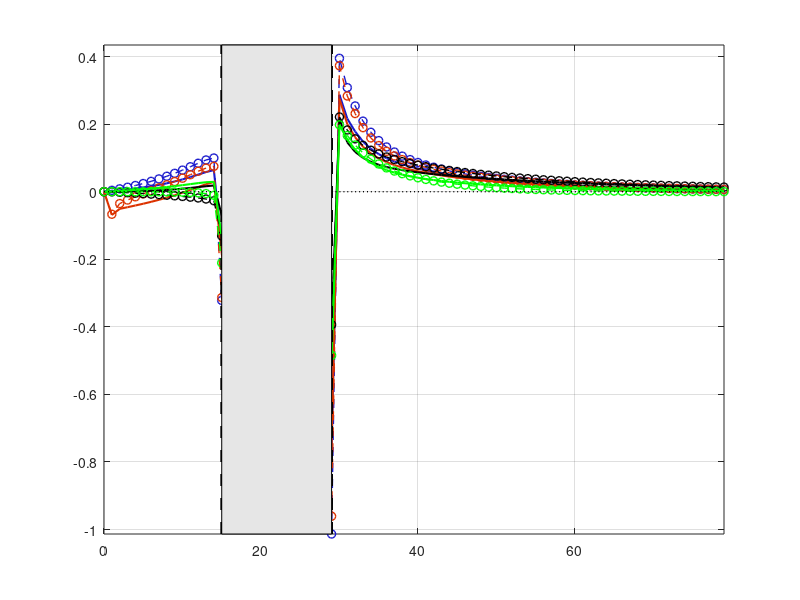

Reproduce this figure in MATLAB. (Note: this script raises an error after producing the figure.)
clear all; clc;

addpath(genpath([cd '\Codes']));
% Graphs
path_g       = [cd '\Graphs'];
imprime      = @(x) print( gcf, '-depsc2', [path_g filesep x]);
imprpdf      = @(x) eps2pdf( [path_g filesep x '.eps']);
formataxis   = @(x) set(x, 'Fontname', 'Times', 'FontWeight', 'normal', 'Fontsize', 19, 'Box', 'On', 'PlotBoxAspectRatio', [1 0.75 1]);
formatlegend = @(x) set(legend, 'Location', x, 'Orientation', 'Vertical', 'Box', 'On', 'Fontsize', 20, 'Fontangle', 'normal');
label_x      = @(x) xlabel(x,'Fontname', 'Times', 'FontWeight', 'normal', 'Fontsize', 15,'interpreter','latex');
label_y      = @(x) ylabel(x,'Fontname', 'Times', 'FontWeight', 'normal', 'Fontsize', 15,'interpreter','latex');
label_z      = @(x) zlabel(x,'Fontname', 'Times', 'FontWeight', 'normal', 'Fontsize', 15,'interpreter','latex');
otitle       = @(x) title(x, 'Fontname', 'Times', 'FontWeight', 'normal', 'Fontsize', 15,'interpreter','latex');


t_plotmax = 80;
Periods = (1:1:100);
color1_ss   =[0.1 0.1 0.8]; %color2_ss = color1_ss; color3_ss = color1_ss;
color2_ss   = [220 50 0]/255;%[0.8 0.4 0.4];
color3_ss   = [200 200 200]/255;%[0.6 0.8 0.6];
color4_ss   = [200 255 0]/255;%[0.6 0.8 0.6];
color5_ss   = [255 255 255]*0;%/255;%[0.6 0.8 0.6];

load('DDfp_ext1.mat');
s_plotmax = round(numel(s_vec)/4);
[X,Y]     = meshgrid((1:t_plotmax)',s_vec(1:s_plotmax));
ds        = s_vec(2)-s_vec(1);

endopath1 = endopath;
steady1   = steady;
Es1       = sum(endopath.f_t(:,1:t_plotmax).*repmat(s_vec,1,t_plotmax))*ds;
Vs1       = sum(endopath.f_t(:,1:t_plotmax).*(bsxfun(@minus,s_vec,Es1).^2))*ds;

load('DDfp_ext2.mat');
endopath2 = endopath;
steady2 = steady;
Es2       = sum(endopath.f_t(:,1:t_plotmax).*repmat(s_vec,1,t_plotmax))*ds;
Vs2       = sum(endopath.f_t(:,1:t_plotmax).*(bsxfun(@minus,s_vec,Es2).^2))*ds;

load('DDrp_ext1.mat');
endopath3 = endopath;
steady3   = steady;
Es3       = sum(endopath.f_t(:,1:t_plotmax).*repmat(s_vec,1,t_plotmax))*ds;
Vs3       = sum(endopath.f_t(:,1:t_plotmax).*(bsxfun(@minus,s_vec,Es3).^2))*ds;

load('DDrp_ext2.mat');
endopath4 = endopath;
steady4   = steady;
Es4       = sum(endopath.f_t(:,1:t_plotmax).*repmat(s_vec,1,t_plotmax))*ds;
Vs4       = sum(endopath.f_t(:,1:t_plotmax).*(bsxfun(@minus,s_vec,Es4).^2))*ds;

load('DDbp_ext1.mat');
endopath7 = endopath;
steady7   = steady;
Es7       = sum(endopath.f_t(:,1:t_plotmax).*repmat(s_vec,1,t_plotmax))*ds;
Vs7       = sum(endopath.f_t(:,1:t_plotmax).*(bsxfun(@minus,s_vec,Es7).^2))*ds;

load('DDbp_ext2.mat');
endopath8 = endopath;
steady8   = steady;
Es8       = sum(endopath.f_t(:,1:t_plotmax).*repmat(s_vec,1,t_plotmax))*ds;
Vs8       = sum(endopath.f_t(:,1:t_plotmax).*(bsxfun(@minus,s_vec,Es8).^2))*ds;

load('DDbp_ext3.mat');
endopath5 = endopath;
steady5   = steady;
Es5       = sum(endopath.f_t(:,1:t_plotmax).*repmat(s_vec,1,t_plotmax))*ds;
Vs5       = sum(endopath.f_t(:,1:t_plotmax).*(bsxfun(@minus,s_vec,Es5).^2))*ds;

load('DDbp_ext4.mat');
endopath6 = endopath;
steady6   = steady;
Es6       = sum(endopath.f_t(:,1:t_plotmax).*repmat(s_vec,1,t_plotmax))*ds;
Vs6       = sum(endopath.f_t(:,1:t_plotmax).*(bsxfun(@minus,s_vec,Es6).^2))*ds;

T_pre = 15       ; % Time Lapse prior to transition
T_post= 30       ; % Time Lapse after transition

figure(1);
hh=plot(Periods(1:t_plotmax)-1, [(endopath1.Y_t(1:t_plotmax)'/steady1.Y_ss-1) ...
                               (endopath2.Y_t(1:t_plotmax)'/steady2.Y_ss-1) ...
                                (endopath3.Y_t(1:t_plotmax)'/steady3.Y_ss-1) ...
                                (endopath4.Y_t(1:t_plotmax)'/steady4.Y_ss-1) ...
                                (endopath5.Y_t(1:t_plotmax)'/steady5.Y_ss-1) ...
                                (endopath6.Y_t(1:t_plotmax)'/steady6.Y_ss-1) ...
                                (endopath7.Y_t(1:t_plotmax)'/steady7.Y_ss-1) ...
                                (endopath8.Y_t(1:t_plotmax)'/steady8.Y_ss-1)]*100); hold on;
plot(Periods(1:t_plotmax)-1, 0*endopath1.rb_t(1:t_plotmax),'k:','LineWidth',1); grid on;
set(hh(1),'LineWidth',1.5,'Color',color1_ss);
set(hh(3),'LineWidth',1.5,'Color',color2_ss);
set(hh(2),'LineWidth',1,'Color',color1_ss,'marker','o','linestyle','--')
set(hh(4),'LineWidth',1,'Color',color2_ss,'marker','o','linestyle','--')
set(hh(5),'LineWidth',1.5,'Color',color5_ss);%,'marker','x','linestyle',':','markersize',8)
set(hh(6),'LineWidth',1,'Color',color5_ss,'marker','o','linestyle','--','markersize',6)
set(hh(7),'LineWidth',1.5,'Color','g');%,'marker','s','linestyle',':','markersize',8)
set(hh(8),'LineWidth',1,'Color','g','marker','o','linestyle','--','markersize',6)

axis tight; [yout]=get(gca,'ylim'); 
ylim([yout(1) yout(2)*1.1]);
[yout]=get(gca,'ylim'); 
line([T_pre T_pre],[yout(1) yout(2)],'Color','k','LineWidth',2,'LineStyle','--');
line([T_post-1 T_post-1],[yout(1) yout(2)],'Color','k','LineWidth',2,'LineStyle','--');
h=patch([T_pre T_post-1 T_post-1 T_pre],[yout(1) yout(1) yout(2) yout(2)],[0.9 0.9 0.9]); alpha(h,0.2);
formataxis(gca); %otitle('$Y_{t}$ deviation from $Y_{ss}$'); 
legend('FP no ext','FP ext','RP no ext','RP ext','BP no ext','BP no ext + MP react.','BP ext','BP ext + MP react.');
label_x('time'); label_y('$\%$');
imprime(['comp_ext_yt']);
imprpdf(['comp_ext_yt']);

figure(2);
hh=plot(Periods(1:t_plotmax)-1, [(endopath1.B_t(1:t_plotmax)'/steady1.B_ss-1) ...
                                (endopath2.B_t(1:t_plotmax)'/steady2.B_ss-1) ...
                                (endopath3.B_t(1:t_plotmax)'/steady3.B_ss-1) ...
                                (endopath4.B_t(1:t_plotmax)'/steady4.B_ss-1) ...
                                (endopath5.B_t(1:t_plotmax)'/steady5.B_ss-1) ...
                                (endopath6.B_t(1:t_plotmax)'/steady6.B_ss-1) ...
                                (endopath7.B_t(1:t_plotmax)'/steady7.B_ss-1) ...
                                (endopath8.B_t(1:t_plotmax)'/steady8.B_ss-1)]*100); hold on;
plot(Periods(1:t_plotmax)-1, 0*endopath1.rb_t(1:t_plotmax),'k:','LineWidth',1); grid on;
set(hh(1),'LineWidth',1.5,'Color',color1_ss);
set(hh(3),'LineWidth',1.5,'Color',color2_ss);
set(hh(2),'LineWidth',1,'Color',color1_ss,'marker','o','linestyle','--')
set(hh(4),'LineWidth',1,'Color',color2_ss,'marker','o','linestyle','--')
set(hh(5),'LineWidth',1.5,'Color',color5_ss);%,'marker','x','linestyle',':','markersize',8)
set(hh(6),'LineWidth',1,'Color',color5_ss,'marker','o','linestyle','--','markersize',6)
set(hh(7),'LineWidth',1.5,'Color','g');%,'marker','s','linestyle',':','markersize',8)
set(hh(8),'LineWidth',1,'Color','g','marker','o','linestyle','--','markersize',6)

axis tight; [yout]=get(gca,'ylim'); 
ylim([yout(1) yout(2)*1.1]);
[yout]=get(gca,'ylim'); 
line([T_pre T_pre],[yout(1) yout(2)],'Color','k','LineWidth',2,'LineStyle','--');
line([T_post-1 T_post-1],[yout(1) yout(2)],'Color','k','LineWidth',2,'LineStyle','--');
h=patch([T_pre T_post-1 T_post-1 T_pre],[yout(1) yout(1) yout(2) yout(2)],[0.9 0.9 0.9]); alpha(h,0.2);
formataxis(gca); %otitle('$Y_{t}$ deviation from $Y_{ss}$'); 
% legend('wo/ADE','w/ADE','w/ADE + \Delta r');
label_x('time'); label_y('$\%$');
imprime(['comp_ext_Bt']);
imprpdf(['comp_ext_Bt']);


figure(3);
hh=plot(Periods(1:t_plotmax)-1, [(endopath1.D_t(1:t_plotmax)'/steady1.D_ss-1) ...
                                (endopath2.D_t(1:t_plotmax)'/steady2.D_ss-1) ...
                                (endopath3.D_t(1:t_plotmax)'/steady3.D_ss-1) ...
                                (endopath4.D_t(1:t_plotmax)'/steady4.D_ss-1) ...
                                 (endopath5.D_t(1:t_plotmax)'/steady5.D_ss-1) ...
                                 (endopath6.D_t(1:t_plotmax)'/steady6.D_ss-1) ...
                                 (endopath7.D_t(1:t_plotmax)'/steady7.D_ss-1) ...
                                 (endopath8.D_t(1:t_plotmax)'/steady8.D_ss-1)]*100); hold on;
plot(Periods(1:t_plotmax)-1, 0*endopath1.rb_t(1:t_plotmax),'k:','LineWidth',1); grid on;
set(hh(1),'LineWidth',1.5,'Color',color1_ss);
set(hh(3),'LineWidth',1.5,'Color',color2_ss);
set(hh(2),'LineWidth',1,'Color',color1_ss,'marker','o','linestyle','--')
set(hh(4),'LineWidth',1,'Color',color2_ss,'marker','o','linestyle','--')
set(hh(5),'LineWidth',1.5,'Color',color5_ss);%,'marker','x','linestyle',':','markersize',8)
set(hh(6),'LineWidth',1,'Color',color5_ss,'marker','o','linestyle','--','markersize',6)
set(hh(7),'LineWidth',1.5,'Color','g');%,'marker','s','linestyle',':','markersize',8)
set(hh(8),'LineWidth',1,'Color','g','marker','o','linestyle','--','markersize',6)

axis tight; [yout]=get(gca,'ylim'); 
ylim([yout(1) yout(2)*1.1]);
[yout]=get(gca,'ylim'); 
line([T_pre T_pre],[yout(1) yout(2)],'Color','k','LineWidth',2,'LineStyle','--');
line([T_post-1 T_post-1],[yout(1) yout(2)],'Color','k','LineWidth',2,'LineStyle','--');
h=patch([T_pre T_post-1 T_post-1 T_pre],[yout(1) yout(1) yout(2) yout(2)],[0.9 0.9 0.9]); alpha(h,0.2);
formataxis(gca); %otitle('$Y_{t}$ deviation from $Y_{ss}$'); 
% legend('wo/ADE','w/ADE','w/ADE + \Delta r');
label_x('time'); label_y('$\%$');
imprime(['comp_ext_Dt']);
imprpdf(['comp_ext_Dt']);

figure(4);
hh=plot(Periods(1:t_plotmax)-1, [endopath1.rb_t(1:t_plotmax)'-endopath1.rs_t(1:t_plotmax)' ...
                               endopath2.rb_t(1:t_plotmax)' - endopath2.rs_t(1:t_plotmax)' ...
                               endopath3.rb_t(1:t_plotmax)' - endopath3.rs_t(1:t_plotmax)' ...
                               endopath4.rb_t(1:t_plotmax)' - endopath4.rs_t(1:t_plotmax)' ...
                               endopath5.rb_t(1:t_plotmax)' - endopath5.rs_t(1:t_plotmax)' ...
                               endopath6.rb_t(1:t_plotmax)' - endopath6.rs_t(1:t_plotmax)' ...
                               endopath7.rb_t(1:t_plotmax)' - endopath7.rs_t(1:t_plotmax)' ...
                               endopath8.rb_t(1:t_plotmax)' - endopath8.rs_t(1:t_plotmax)']*100); hold on;
plot(Periods(1:t_plotmax)-1, 0*endopath1.rb_t(1:t_plotmax),'k:','LineWidth',1); grid on;
set(hh(1),'LineWidth',1.5,'Color',color1_ss);
set(hh(3),'LineWidth',1.5,'Color',color2_ss);
set(hh(2),'LineWidth',1,'Color',color1_ss,'marker','o','linestyle','--')
set(hh(4),'LineWidth',1,'Color',color2_ss,'marker','o','linestyle','--')
set(hh(5),'LineWidth',1.5,'Color',color5_ss);%,'marker','x','linestyle',':','markersize',8)
set(hh(6),'LineWidth',1,'Color',color5_ss,'marker','o','linestyle','--','markersize',6)
set(hh(7),'LineWidth',1.5,'Color','g');%,'marker','s','linestyle',':','markersize',8)
set(hh(8),'LineWidth',1,'Color','g','marker','o','linestyle','--','markersize',6)

axis tight; [yout]=get(gca,'ylim'); 
ylim([yout(1) yout(2)*1.1]);
[yout]=get(gca,'ylim'); 
line([T_pre T_pre],[yout(1) yout(2)],'Color','k','LineWidth',2,'LineStyle','--');
line([T_post-1 T_post-1],[yout(1) yout(2)],'Color','k','LineWidth',2,'LineStyle','--');
h=patch([T_pre T_post-1 T_post-1 T_pre],[yout(1) yout(1) yout(2) yout(2)],[0.9 0.9 0.9]); alpha(h,0.2);
formataxis(gca); %otitle('$Y_{t}$ deviation from $Y_{ss}$'); 
% legend('wo/ADE','w/ADE','w/ADE + \Delta r');
label_x('time'); label_y('$\%$');
imprime(['comp_ext_rt']);
imprpdf(['comp_ext_rt']);

%%
figure(5);
hh=plot(Periods(1:t_plotmax)-1, [Vs1' Vs2' Vs3' Vs4' Vs5' Vs6' Vs7' Vs8']); hold on;
plot(Periods(1:t_plotmax)-1, 0*endopath1.rb_t(1:t_plotmax),'k:','LineWidth',1); grid on;
set(hh(1),'LineWidth',1.5,'Color',color1_ss);
set(hh(3),'LineWidth',1.5,'Color',color2_ss);
set(hh(2),'LineWidth',1,'Color',color1_ss,'marker','o','linestyle','--')
set(hh(4),'LineWidth',1,'Color',color2_ss,'marker','o','linestyle','--')
set(hh(5),'LineWidth',1.5,'Color',color5_ss);%,'marker','x','linestyle',':','markersize',8)
set(hh(6),'LineWidth',1,'Color',color5_ss,'marker','o','linestyle','--','markersize',6)
set(hh(7),'LineWidth',1.5,'Color','g');%,'marker','s','linestyle',':','markersize',8)
set(hh(8),'LineWidth',1,'Color','g','marker','o','linestyle','--','markersize',6)

axis tight; [yout]=get(gca,'ylim'); 
ylim([yout(1) yout(2)*1.1]);
[yout]=get(gca,'ylim'); 
line([T_pre T_pre],[yout(1) yout(2)],'Color','k','LineWidth',2,'LineStyle','--');
line([T_post-1 T_post-1],[yout(1) yout(2)],'Color','k','LineWidth',2,'LineStyle','--');
h=patch([T_pre T_post-1 T_post-1 T_pre],[yout(1) yout(1) yout(2) yout(2)],[0.9 0.9 0.9]); alpha(h,0.2);
formataxis(gca); %otitle('$Y_{t}$ deviation from $Y_{ss}$'); 
% legend('wo/ADE','w/ADE','w/ADE + \Delta r');
label_x('time'); label_y('$\%$');
imprime(['comp_ext_Vs']);
imprpdf(['comp_ext_Vs']);

delete(['\Graphs\*.eps'])
return
%%
[steady1.Y_ss steady2.Y_ss steady3.Y_ss steady4.Y_ss steady5.Y_ss steady6.Y_ss]
